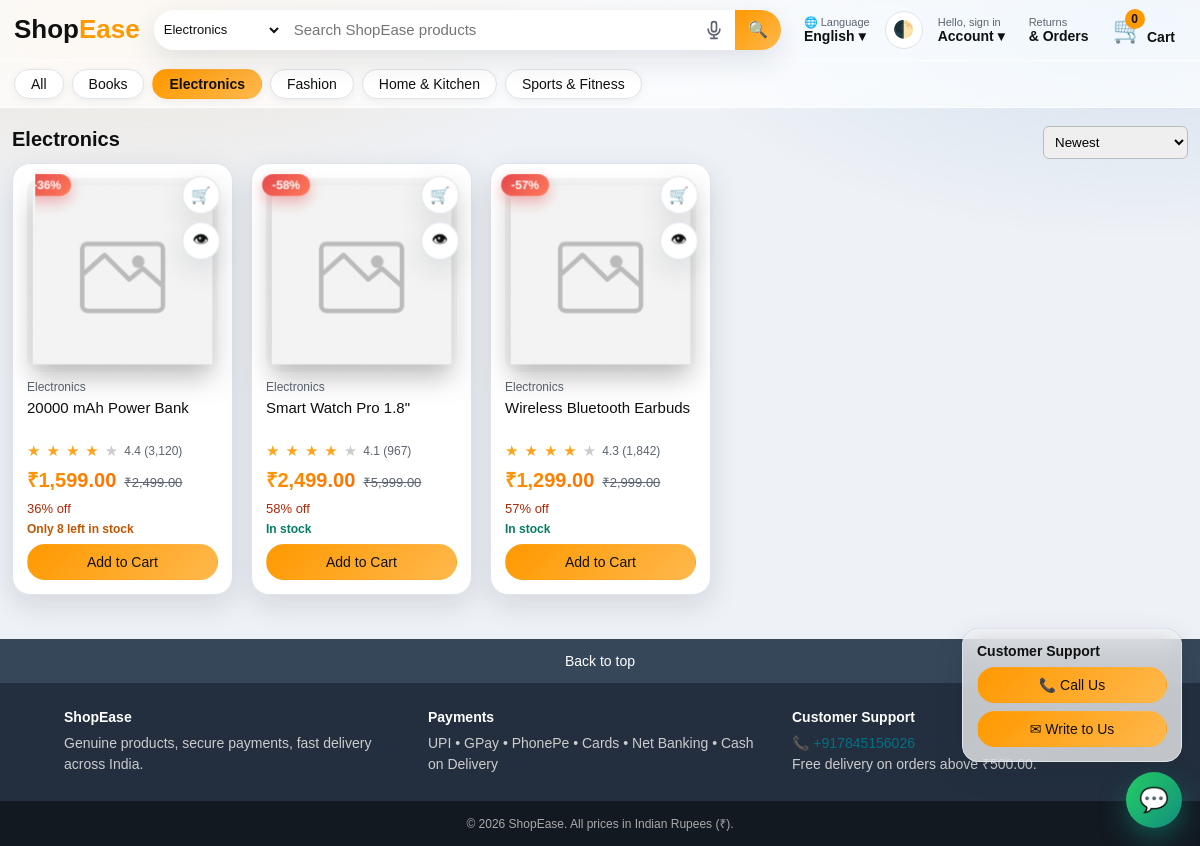
The page /index.php?cat=electronics on the database its author committed.
### tables this page shows
CREATE TABLE IF NOT EXISTS categories (
    category_id INT UNSIGNED AUTO_INCREMENT PRIMARY KEY,
    name        VARCHAR(100) NOT NULL,
    slug        VARCHAR(120) NOT NULL,
    UNIQUE KEY uq_categories_slug (slug)
);

CREATE TABLE IF NOT EXISTS products (
    product_id     INT UNSIGNED AUTO_INCREMENT PRIMARY KEY,
    category_id    INT UNSIGNED NOT NULL,
    name           VARCHAR(200) NOT NULL,
    description    TEXT NULL,
    specifications TEXT NULL,                     
    mrp_price      DECIMAL(10,2) NOT NULL,
    selling_price  DECIMAL(10,2) NOT NULL,
    stock_quantity INT UNSIGNED NOT NULL DEFAULT 0,
    image_path     VARCHAR(255) NULL,
    rating         DECIMAL(2,1) NOT NULL DEFAULT 4.0,
    rating_count   INT UNSIGNED NOT NULL DEFAULT 0,
    created_at     TIMESTAMP NOT NULL DEFAULT CURRENT_TIMESTAMP,
    KEY idx_products_category (category_id),
    KEY idx_products_name (name),
    KEY idx_products_stock (stock_quantity),
    CONSTRAINT fk_products_category FOREIGN KEY (category_id) REFERENCES categories(category_id) ON DELETE RESTRICT
);

### includes/lang.php (called while the page is built, shortened)
<?php
require_once __DIR__ . '/functions.php';
function lang_code(): string
{
    $l = $_SESSION['lang'] ?? ($_COOKIE['lang'] ?? 'en');
    return in_array($l, ['en', 'ta'], true) ? $l : 'en';
}
function t(string $key, array $repl = []): string
{
    static $dict = [];
    $l = lang_code();
    foreach (['en', $l] as $c) if (!isset($dict[$c])) $dict[$c] = require __DIR__ . '/../lang/' . $c . '.php';
    $s = $dict[$l][$key] ?? $dict['en'][$key] ?? $key;
    foreach ($repl as $k => $v) $s = str_replace(':' . $k, (string)$v, $s);
    return $s;
}
function cat_name(string $slug, string $fallback): string { $k = 'cat_' . $slug; $s = t($k); return $s === $k ? $fallback : $s; }

### config/db.php (called while the page is built, shortened)
<?php
final class Database
{
    private static ?PDO $pdo = null;
    public static function getConnection(): PDO
    {
        if (self::$pdo === null) {
            $dsn = sprintf('mysql:host=%s;port=%s;dbname=%s;charset=utf8mb4', DB_HOST, DB_PORT, DB_NAME);
            try {
                self::$pdo = new PDO($dsn, DB_USER, DB_PASS, [
                    PDO::ATTR_ERRMODE            => PDO::ERRMODE_EXCEPTION,
                    PDO::ATTR_DEFAULT_FETCH_MODE => PDO::FETCH_ASSOC,
                    PDO::ATTR_EMULATE_PREPARES   => false,
                    PDO::MYSQL_ATTR_INIT_COMMAND => "SET time_zone = '+05:30'",
                ]);
            } catch (PDOException $e) {
                error_log('DB connection failed: ' . $e->getMessage());
                http_response_code(500);
                exit(APP_DEBUG ? 'Database error: ' . htmlspecialchars($e->getMessage()) : 'Service temporarily unavailable.');
            }
        }
        return self::$pdo;
    }
}

### lang/en.php (called while the page is built)
<?php
return [
    'all' => 'All', 'hello' => 'Hello', 'sign_in_short' => 'sign in', 'account' => 'Account', 'orders' => '& Orders', 'returns' => 'Returns',
    'cart' => 'Cart', 'sign_in' => 'Sign in', 'create_account' => 'Create account', 'my_orders' => 'My Orders', 'change_password' => 'Change Password',
    'whatsapp_login' => 'WhatsApp Login', 'admin_panel' => 'Admin Panel', 'sign_out' => 'Sign out', 'language' => 'Language', 'theme' => 'Toggle theme',
    'search_placeholder' => 'Search ShopEase products', 'search' => 'Search', 'voice_search' => 'Search by voice', 'listening' => 'Listening…',
    'add_to_cart' => 'Add to Cart', 'quick_view' => 'Quick view', 'buy_now' => 'Buy Now', 'in_stock' => 'In stock', 'out_of_stock' => 'Out of stock', 'only_left' => 'Only :n left in stock',
    'recommended' => 'Recommended for you', 'results_for' => 'Results for', 'no_products' => 'No products found',
    'sort_new' => 'Newest', 'sort_low' => 'Price: Low to High', 'sort_high' => 'Price: High to Low', 'sort_disc' => 'Biggest discount', 'sort_rate' => 'Top rated',
    'cat_electronics' => 'Electronics', 'cat_fashion' => 'Fashion', 'cat_home-kitchen' => 'Home & Kitchen', 'cat_books' => 'Books', 'cat_sports-fitness' => 'Sports & Fitness',
    'checkout' => 'Checkout', 'shipping_address' => 'Shipping address', 'payment_method' => 'Payment method', 'online_payment' => 'Online Payment', 'cod' => 'Cash on Delivery',
    'full_name' => 'Full name', 'mobile' => 'Mobile number', 'street' => 'Street address', 'pincode' => 'Pincode', 'city_district' => 'City / District', 'state' => 'State',
    'order_summary' => 'Order summary', 'items_total' => 'Items total', 'delivery' => 'Delivery', 'net_payable' => 'Net payable', 'free' => 'FREE',
    'support' => 'Customer Support', 'call_us' => 'Call Us', 'write_to_us' => 'Write to Us', 'send' => 'Send', 'cancel' => 'Cancel', 'close' => 'Close',
    'your_name' => 'Your name', 'your_email' => 'Your email', 'order_id_optional' => 'Order ID (optional)', 'your_query' => 'Your query',
    'cancel_order' => 'Cancel Order', 'cancel_reason' => 'Reason for cancellation', 'confirm_cancel' => 'Confirm cancellation', 'back_to_top' => 'Back to top',
];

### index.php (the view, shortened to what this page needs)
<?php
require_once __DIR__ . '/includes/functions.php';
$db = Database::getConnection();
$cat  = trim((string)($_GET['cat'] ?? ''));
$sort = (string)($_GET['sort'] ?? 'new');
$page = max(1, (int)($_GET['page'] ?? 1));
$per  = 12;
$where = []; $args = [];
if ($cat !== '') { $where[] = 'c.slug = ?'; $args[] = $cat; }
$w = $where ? 'WHERE ' . implode(' AND ', $where) : '';
$orderBy = match ($sort) {
    'low'  => 'p.selling_price ASC',
    'high' => 'p.selling_price DESC',
    'disc' => '((p.mrp_price - p.selling_price) / p.mrp_price) DESC',
    'rate' => 'p.rating DESC',
    default => 'p.created_at DESC, p.product_id DESC',
};
$cnt = $db->prepare("SELECT COUNT(*) FROM products p JOIN categories c ON c.category_id = p.category_id $w");
$cnt->execute($args);
$total = (int)$cnt->fetchColumn();
$pages = max(1, (int)ceil($total / $per));
$page  = min($page, $pages);
$offset = ($page - 1) * $per;
$st = $db->prepare("SELECT p.*, c.name AS category_name, c.slug AS category_slug FROM products p JOIN categories c ON c.category_id = p.category_id $w ORDER BY $orderBy LIMIT $per OFFSET $offset");
$st->execute($args);
$products = $st->fetchAll();
require __DIR__ . '/includes/header.php';
?>
<div style="display:flex;justify-content:space-between;align-items:center;flex-wrap:wrap;gap:8px">
  <h2 class="section-title">
    <?php if ($q !== ''): ?><?= e(t('results_for')) ?> "<?= e($q) ?>" <small style="color:#565959;font-weight:400">(<?= $total ?>)</small>
    <?php elseif ($cat !== ''): ?><?= e(cat_name($cat, ucwords(str_replace('-', ' ', $cat)))) ?>
    <?php else: ?><?= e(t('recommended')) ?><?php endif; ?>
  </h2>
  <form method="get">
    <select name="sort" onchange="this.form.submit()" style="padding:7px;border-radius:6px;border:1px solid #bbb">
      <?php foreach (['new' => t('sort_new'), 'low' => t('sort_low'), 'high' => t('sort_high'), 'disc' => t('sort_disc'), 'rate' => t('sort_rate')] as $k => $l): ?>
        <option value="<?= $k ?>" <?= $sort === $k ? 'selected' : '' ?>><?= $l ?></option>
      <?php endforeach; ?>
    </select>
  </form>
</div>
<?php if (!$products): ?>
  <div class="panel empty"><h2><?= e(t('no_products')) ?></h2><p>Try a different keyword or category.</p><a class="btn" href="<?= url('index.php') ?>">Back to store</a></div>
<?php else: ?>
<div class="grid">
<?php foreach ($products as $p):
    $off = discount_percent((float)$p['mrp_price'], (float)$p['selling_price']);
    $stock = (int)$p['stock_quantity']; ?>
  <article class="card">
    <?php if ($off > 0): ?><span class="badge-off">-<?= $off ?>%</span><?php endif; ?>
    <div class="fab">
      <button type="button" class="fab-btn" data-add-cart="<?= (int)$p['product_id'] ?>" aria-label="<?= e(t('add_to_cart')) ?>" title="<?= e(t('add_to_cart')) ?>" <?= $stock <= 0 ? 'disabled' : '' ?>>🛒</button>
      <button type="button" class="fab-btn" data-quick="<?= (int)$p['product_id'] ?>" aria-label="<?= e(t('quick_view')) ?>" title="<?= e(t('quick_view')) ?>">👁</button>
    </div>
    <a class="img skeleton" href="<?= url('product.php?id=' . (int)$p['product_id']) ?>"><img loading="lazy" src="<?= e(product_image($p['image_path'])) ?>" alt="<?= e($p['name']) ?>"></a>
    <div class="cat"><?= e(cat_name((string)$p['category_slug'], $p['category_name'])) ?></div>
    <h3><a href="<?= url('product.php?id=' . (int)$p['product_id']) ?>"><?= e($p['name']) ?></a></h3>
    <div class="rating"><?= stars_html((float)$p['rating']) ?> <span><?= number_format((float)$p['rating'], 1) ?> (<?= number_format((int)$p['rating_count']) ?>)</span></div>
    <div class="price-row">
      <span class="price"><?= money($p['selling_price']) ?></span>
      <?php if ($off > 0): ?><span class="mrp"><?= money($p['mrp_price']) ?></span><span class="off"><?= $off ?>% off</span><?php endif; ?>
    </div>
    <?php if ($stock <= 0): ?><div class="stock out"><?= e(t('out_of_stock')) ?></div>
    <?php elseif ($stock <= LOW_STOCK_THRESHOLD): ?><div class="stock low"><?= e(t('only_left', ['n' => $stock])) ?></div>
    <?php else: ?><div class="stock in"><?= e(t('in_stock')) ?></div><?php endif; ?>
    <button class="btn" data-add-cart="<?= (int)$p['product_id'] ?>" <?= $stock <= 0 ? 'disabled' : '' ?>><?= e(t('add_to_cart')) ?></button>
  </article>
<?php endforeach; ?>
</div>
<?php if ($pages > 1): ?>
<nav class="pagination" aria-label="Pages">
  <?php if ($page > 1): ?><a href="<?= e(page_url(['page' => $page - 1])) ?>">‹ Prev</a><?php endif; ?>
  <?php for ($i = max(1, $page - 2); $i <= min($pages, $page + 2); $i++): ?>
    <?= $i === $page ? '<span class="cur">' . $i . '</span>' : '<a href="' . e(page_url(['page' => $i])) . '">' . $i . '</a>' ?>
  <?php endfor; ?>
  <?php if ($page < $pages): ?><a href="<?= e(page_url(['page' => $page + 1])) ?>">Next ›</a><?php endif; ?>
</nav>
<?php endif; endif; ?>
<?php require __DIR__ . '/includes/footer.php'; ?>

### includes/header.php (shortened to what this page needs)
<?php
require_once __DIR__ . '/functions.php';
require_once __DIR__ . '/lang.php';
$user = current_user();
$cats = Database::getConnection()->query('SELECT category_id, name, slug FROM categories ORDER BY name')->fetchAll();
$q = trim((string)($_GET['q'] ?? ''));
$activeCat = (string)($_GET['cat'] ?? '');
$L = lang_code();
?>
<!DOCTYPE html>
<html lang="<?= $L ?>" data-speech="<?= $L === 'ta' ? 'ta-IN' : 'en-IN' ?>">
<head>
<link rel="stylesheet" href="<?= BASE_URL ?>/assets/css/style.css">
<link rel="stylesheet" href="<?= BASE_URL ?>/assets/css/theme.css">
</head>
<body>
<header class="site-header">
  <div class="nav-top">
    <a class="logo" href="<?= url('index.php') ?>">Shop<span>Ease</span></a>
    <form class="search" action="<?= url('index.php') ?>" method="get" autocomplete="off" role="search">
      <select name="cat" aria-label="Category">
        <?php foreach ($cats as $c): ?>
          <option value="<?= e($c['slug']) ?>" <?= $activeCat === $c['slug'] ? 'selected' : '' ?>><?= e(cat_name($c['slug'], $c['name'])) ?></option>
        <?php endforeach; ?>
      </select>
      <input type="search" name="q" id="searchInput" value="<?= e($q) ?>" placeholder="<?= e(t('search_placeholder')) ?>" aria-label="<?= e(t('search')) ?>">
      <button type="button" id="voiceBtn" class="voice-btn" aria-label="<?= e(t('voice_search')) ?>" title="<?= e(t('voice_search')) ?>">
        <svg viewBox="0 0 24 24" width="20" height="20" fill="none" stroke="currentColor" stroke-width="2" stroke-linecap="round" stroke-linejoin="round"><rect x="9" y="2" width="6" height="12" rx="3"/><path d="M5 11a7 7 0 0 0 14 0M12 18v4M8 22h8"/></svg></button>
      <button type="submit" aria-label="<?= e(t('search')) ?>">🔍</button>
    </form>
    <div class="nav-right">
      <div class="dropdown">
        <a class="nav-link" href="#" aria-label="<?= e(t('language')) ?>"><small>🌐 <?= e(t('language')) ?></small><strong><?= $L === 'ta' ? 'தமிழ்' : 'English' ?> ▾</strong></a>
      </div>
      <button type="button" id="themeBtn" class="theme-btn" aria-label="<?= e(t('theme')) ?>" title="<?= e(t('theme')) ?>">🌓</button>
      <div class="dropdown">
        <a class="nav-link" href="<?= $user ? '#' : url('login.php') ?>">
          <small><?= e(t('hello')) ?>, <?= $user ? e(explode(' ', $user['full_name'])[0]) : e(t('sign_in_short')) ?></small>
          <strong><?= e(t('account')) ?> ▾</strong>
        </a>
      </div>
      <a class="nav-link" href="<?= url('my_orders.php') ?>"><small><?= e(t('returns')) ?></small><strong><?= e(t('orders')) ?></strong></a>
      <a class="cart-link" href="<?= url('cart.php') ?>" aria-label="<?= e(t('cart')) ?>">
        <span class="cart-icon">🛒</span><span class="cart-badge" id="cartBadge"><?= cart_count() ?></span><strong><?= e(t('cart')) ?></strong>
      </a>
    </div>
  </div>
  <nav class="nav-sub" aria-label="Categories">
    <a href="<?= url('index.php') ?>" class="<?= $activeCat === '' ? 'active' : '' ?>"><?= e(t('all')) ?></a>
    <?php foreach ($cats as $c): ?>
      <a href="<?= url('index.php?cat=' . urlencode($c['slug'])) ?>" class="<?= $activeCat === $c['slug'] ? 'active' : '' ?>"><?= e(cat_name($c['slug'], $c['name'])) ?></a>
    <?php endforeach; ?>
  </nav>
</header>
<main class="container">

### includes/functions.php (shortened to what this page needs)
<?php
require_once __DIR__ . '/../config/db.php';
function e(?string $s): string { return htmlspecialchars((string)$s, ENT_QUOTES | ENT_SUBSTITUTE, 'UTF-8'); }
function money(float|int|string $amount): string
{
    $amount = round((float)$amount, 2);
    $neg = $amount < 0 ? '-' : '';
    [$int, $dec] = explode('.', number_format(abs($amount), 2, '.', ''));
    if (strlen($int) > 3) {
        $last3 = substr($int, -3);
        $rest  = substr($int, 0, -3);
        $rest  = preg_replace('/\B(?=(\d{2})+(?!\d))/', ',', $rest);
        $int   = $rest . ',' . $last3;
    }
    return $neg . '₹' . $int . '.' . $dec;
}
function discount_percent(float $mrp, float $price): int
{
    return ($mrp > 0 && $price < $mrp) ? (int)round((($mrp - $price) / $mrp) * 100) : 0;
}
function product_image(?string $path): string
{
    return $path ? UPLOAD_URL . rawurlencode($path) : BASE_URL . '/assets/img/placeholder.svg';
}
function stars_html(float $rating): string
{
    $full = (int)floor($rating); $half = ($rating - $full) >= 0.5;
    $out = '';
    for ($i = 1; $i <= 5; $i++) {
        $out .= $i <= $full ? '<span class="star on">★</span>' : (($i === $full + 1 && $half) ? '<span class="star half">★</span>' : '<span class="star">★</span>');
    }
    return $out;
}
function url(string $path = ''): string { return BASE_URL . '/' . ltrim($path, '/'); }
function current_user(): ?array
{
    static $user = false;
    if ($user === false) {
        $user = null;
    }
    return $user;
}
function cart_count(): int { return array_sum($_SESSION['cart'] ?? []); }

### rows shown on the page
categories: name "Books"
categories: name "Electronics"
categories: name "Fashion"
categories: name "Home & Kitchen"
categories: name "Sports & Fitness"
products: category.name "Electronics", name "20000 mAh Power Bank", rating "4.4", rating_count "3,120", mrp_price "₹2,499.00", off "36", stock_quantity "Only 8 left in stock"
products: category.name "Electronics", name "Smart Watch Pro 1.8\"", rating "4.1", rating_count "967", mrp_price "₹5,999.00", off "58"
products: off "57", category.name "Electronics", name "Wireless Bluetooth Earbuds", rating "4.3", rating_count "1,842", mrp_price "₹2,999.00"

### other values the page prints
t('language') "Language"
t('hello') "Hello"
t('sign_in_short') "sign in"
t('account') "Account"
t('returns') "Returns"
t('orders') "& Orders"
cart_count() "0"
t('cart') "Cart"
t('all') "All"
cat_name($cat, ucwords(str_replace('-', ' ', $cat))) "Electronics"
t('back_to_top') "Back to top"
t('support') "Customer Support"
SUPPORT_PHONE "+917845156026"
money(FREE_DELIVERY_ABOVE) "₹500.00"
t('call_us') "Call Us"
